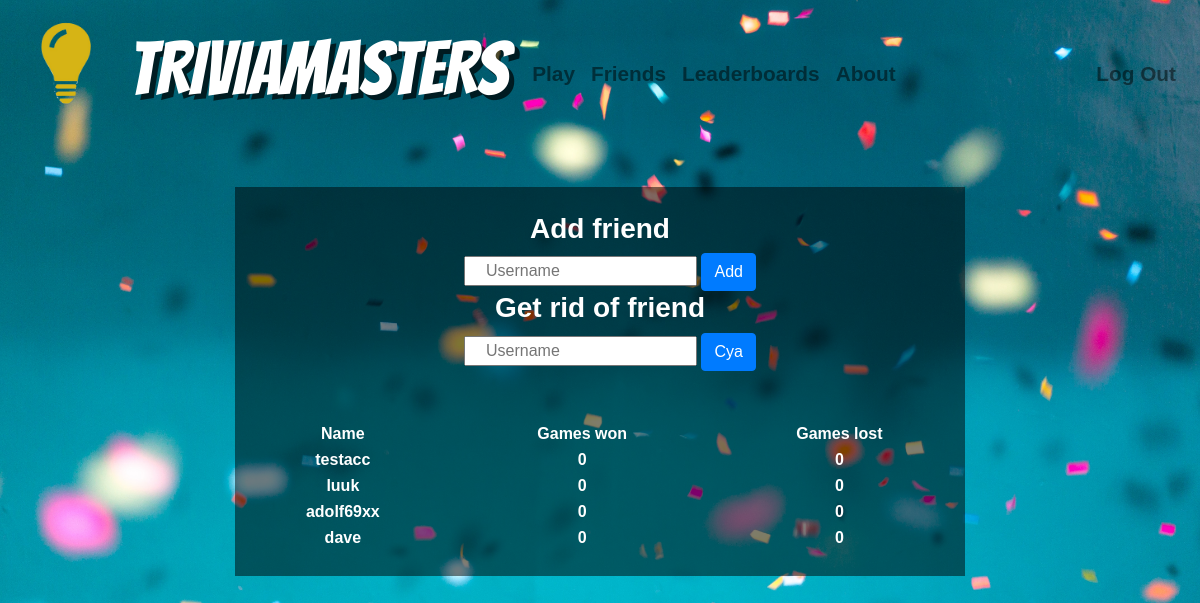
The app's page /friends (signed in), older data.
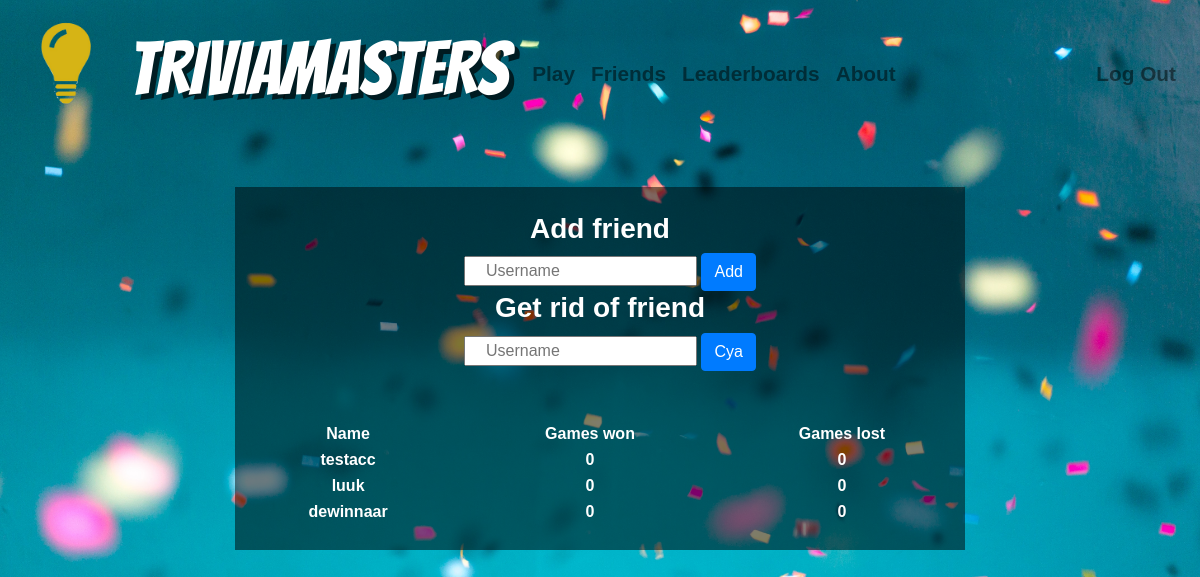
The same page, newer data.
### tables this page shows
CREATE TABLE 'friends' ('username' , 'friend' , 'games' , 'lose' , 'won' integer);

### application.py (the view)
@app.route("/friends", methods=["GET", "POST"])
@login_required
def findfriends():
    if request.method == "GET":
        username = db.execute("SELECT username FROM users WHERE id = :id", id = session["user_id"])
        for i in username:
            for name in i:
                username = i[name]
        ownfriends = db.execute("SELECT * FROM friends WHERE username = :username", username = username)
        reversefriends = db.execute("SELECT * FROM friends WHERE friend = :friend", friend = username)
        for i in reversefriends:
            dude = i["username"]
            i["username"] = i["friend"]
            i["friend"] = dude
        portfolio_contents = ownfriends + reversefriends
        return render_template("friends.html", portfolio_contents = portfolio_contents)
    else:
        return render_template("friends.html")

### application.py (called while the page is built)
@app.after_request
def after_request(response):
    response.headers["Cache-Control"] = "no-cache, no-store, must-revalidate"
    response.headers["Expires"] = 0
    response.headers["Pragma"] = "no-cache"
    return response

### helpers.py (called while the page is built)
def login_required(f):
    @wraps(f)
    def decorated_function(*args, **kwargs):
        if session.get("user_id") is None:
            return redirect("/login")
        return f(*args, **kwargs)
    return decorated_function

### templates/friends.html (shortened to what this page needs)
{% extends "layout.html" %}
{% block main %}
    <field>
        <h3>Add friend</h3>
        <form action="/addfriend" method="post">
            <div class="form-start">
                <input autocomplete="off" autofocus class="form-start" name="addusername" placeholder="Username" type="text">
            </div>
            <button class="btn btn-primary" class= "form-start" name="addfriend" type="submit">Add</button>
        </form>
        <h3>Get rid of friend</h3>
        <form action="/delfriend" method="post">
            <div class="form-start">
                <input autocomplete="off" autofocus class="form-start" name="delusername" placeholder="Username" type="text">
            </div>
            <button class="btn btn-primary" class= "form-start" name="delfriend" type="submit">Cya</button>
        </form>
    </field>
    <field>
        <table style="width:100%" action="/friends" method="get">
          <tr>
            <th>Name</th>
            <th>Games won</th>
            <th>Games lost</th>
          </tr>
            {% for info in portfolio_contents %}
              <tr>
                <td>{{ info.friend }}</td>
                <td>{{ info.won }}</td>
                <td>{{ info.lose }}</td>
              </tr>
            {% endfor %}
        </table>
    </field>
{% endblock %}

### templates/layout.html (shortened to what this page needs)
<!DOCTYPE html>
<html lang="en">
    <head>
        <link href="https://maxcdn.bootstrapcdn.com/bootstrap/4.1.3/css/bootstrap.min.css" rel="stylesheet">
        <link href="/static/styles.css" rel="stylesheet">
    </head>
    <body>
        <nav class="navbar navbar-expand-md navbar-light">
            {% if session.user_id %}
            <a class="navbar-brand" href="/userpage">
                 <img src="/static/bulb.png" width="100" height="100" class="d-inline-block align-top" alt="">
                    <name>Triviamasters</name>
            </a>
            {% else %}
            <a class="navbar-brand" href="/">
                 <img src="/static/bulb.png" width="100" height="100" class="d-inline-block align-top" alt="">
                    <name>Triviamasters</name>
            </a>
            {% endif %}
            <div class="collapse navbar-collapse" id="navbar">
                {% if session.user_id %}
                    <ul class="navbar-nav mr-auto mt-2">
                        <li class="nav-item"><a class="nav-link" href="/play">Play</a></li>
                        <li class="nav-item"><a class="nav-link" href="/friends">Friends</a></li>
                        <li class="nav-item"><a class="nav-link" href="/leaderboards">Leaderboards</a></li>
                        <li class="nav-item"><a class="nav-link" href="/about">About</a></li>
                    </ul>
                    <ul class="navbar-nav ml-auto mt-2">
                        <li class="nav-item"><a class="nav-link" href="/logout">Log Out</a></li>
                    </ul>
                {% else %}
                    <ul class="navbar-nav ml-auto mt-2">
                        <li class="nav-item"><a class="nav-link" href="/register">Register</a></li>
                        <li class="nav-item"><a class="nav-link" href="/login">Log In</a></li>
                    </ul>
                {% endif %}
            </div>
        </nav>
        <main class="container p-5">
            {% block main %}{% endblock %}
        </main>
    </body>
</html>

### static/styles.css (style rules this page uses)
name { text-align: center; font-weight: normal; color: #fff; text-transform: uppercase; font-size: 75px; white-space: nowrap; z-index: 1000; font-family: 'Bangers', cursive; text-shadow: 5px 5px 0 rgba(0, 0, 0, 0.7); }
.form-start { display: inline-block; padding-left: 20px; margin-left: 180px; margin-left: 0; font-family: "Arial"; }
h3 { font-weight: bold; }
field { text-align: center; display: inline-block; background-color: rgba(0, 0, 0, .5); padding: 25px 0px; width: 70%; }
nav { background-color: transparent; color: white; }
body { background-image: url("background.jpg"); background-size: 100%; background-color: #d3d3d3; font-family: "Arial"; color: white; font-weight: bolder; }
nav .navbar-brand { font-family:"Arial"; color: white !important; font-weight: normal; font-size: 45px; }
#navbar { font-size: 1.3em; font-weight: bolder; box-shadow: none; }
main { overflow-x: auto; text-align: center; }

Row changes from the older to the newer data that the page shows:
removed friends: friend "adolf69xx", won "0", lose "0"
removed friends: friend "dave", won "0", lose "0"
added friends: friend "dewinnaar", won "0", lose "0"
